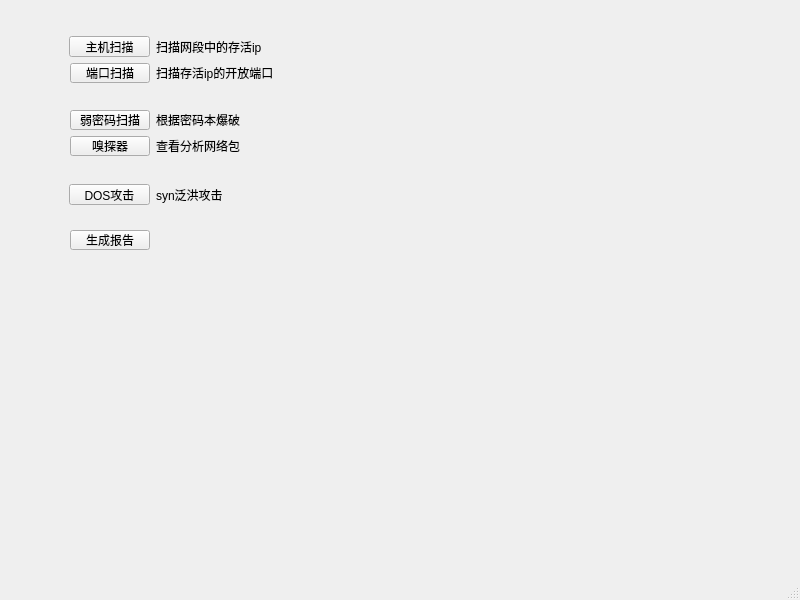
<?xml version="1.0" encoding="UTF-8"?>
<ui version="4.0">
 <class>MainWindow</class>
 <widget class="QMainWindow" name="MainWindow">
  <property name="geometry">
   <rect>
    <x>0</x>
    <y>0</y>
    <width>800</width>
    <height>600</height>
   </rect>
  </property>
  <property name="windowTitle">
   <string>MainWindow</string>
  </property>
  <widget class="QWidget" name="centralwidget">
   <widget class="QPushButton" name="pushButton_5">
    <property name="geometry">
     <rect>
      <x>70</x>
      <y>110</y>
      <width>80</width>
      <height>20</height>
     </rect>
    </property>
    <property name="text">
     <string>弱密码扫描</string>
    </property>
   </widget>
   <widget class="QPushButton" name="pushButton_2">
    <property name="geometry">
     <rect>
      <x>70</x>
      <y>63</y>
      <width>80</width>
      <height>20</height>
     </rect>
    </property>
    <property name="text">
     <string>端口扫描</string>
    </property>
   </widget>
   <widget class="QPushButton" name="pushButton_4">
    <property name="geometry">
     <rect>
      <x>69</x>
      <y>184</y>
      <width>81</width>
      <height>21</height>
     </rect>
    </property>
    <property name="text">
     <string>DOS攻击</string>
    </property>
   </widget>
   <widget class="QLabel" name="label_3">
    <property name="geometry">
     <rect>
      <x>156</x>
      <y>110</y>
      <width>203</width>
      <height>20</height>
     </rect>
    </property>
    <property name="text">
     <string>根据密码本爆破</string>
    </property>
   </widget>
   <widget class="QPushButton" name="pushButton_3">
    <property name="geometry">
     <rect>
      <x>70</x>
      <y>136</y>
      <width>80</width>
      <height>20</height>
     </rect>
    </property>
    <property name="text">
     <string>嗅探器</string>
    </property>
   </widget>
   <widget class="QLabel" name="label">
    <property name="geometry">
     <rect>
      <x>156</x>
      <y>136</y>
      <width>203</width>
      <height>20</height>
     </rect>
    </property>
    <property name="text">
     <string>查看分析网络包</string>
    </property>
   </widget>
   <widget class="QLabel" name="label_4">
    <property name="geometry">
     <rect>
      <x>156</x>
      <y>63</y>
      <width>203</width>
      <height>20</height>
     </rect>
    </property>
    <property name="text">
     <string>扫描存活ip的开放端口</string>
    </property>
   </widget>
   <widget class="QLabel" name="label_2">
    <property name="geometry">
     <rect>
      <x>156</x>
      <y>37</y>
      <width>161</width>
      <height>20</height>
     </rect>
    </property>
    <property name="text">
     <string>扫描网段中的存活ip</string>
    </property>
   </widget>
   <widget class="QLabel" name="label_5">
    <property name="geometry">
     <rect>
      <x>156</x>
      <y>184</y>
      <width>221</width>
      <height>21</height>
     </rect>
    </property>
    <property name="text">
     <string>syn泛洪攻击</string>
    </property>
   </widget>
   <widget class="QPushButton" name="pushButton">
    <property name="geometry">
     <rect>
      <x>69</x>
      <y>36</y>
      <width>81</width>
      <height>21</height>
     </rect>
    </property>
    <property name="text">
     <string>主机扫描</string>
    </property>
   </widget>
   <widget class="QPushButton" name="pushButton_6">
    <property name="geometry">
     <rect>
      <x>70</x>
      <y>230</y>
      <width>80</width>
      <height>20</height>
     </rect>
    </property>
    <property name="text">
     <string>生成报告</string>
    </property>
   </widget>
  </widget>
  <widget class="QMenuBar" name="menubar">
   <property name="geometry">
    <rect>
     <x>0</x>
     <y>0</y>
     <width>800</width>
     <height>21</height>
    </rect>
   </property>
  </widget>
  <widget class="QStatusBar" name="statusbar"/>
 </widget>
 <resources/>
 <connections/>
</ui>
